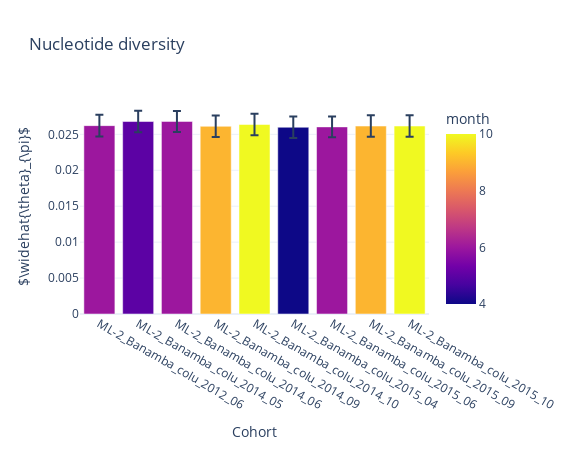
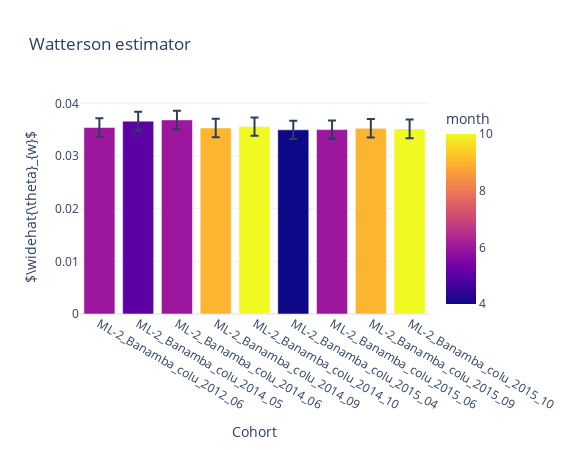
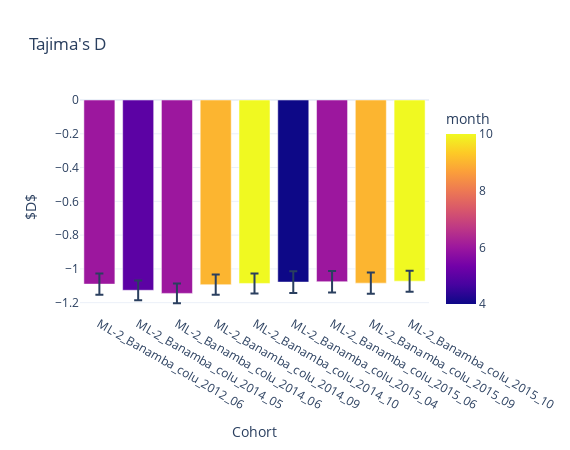
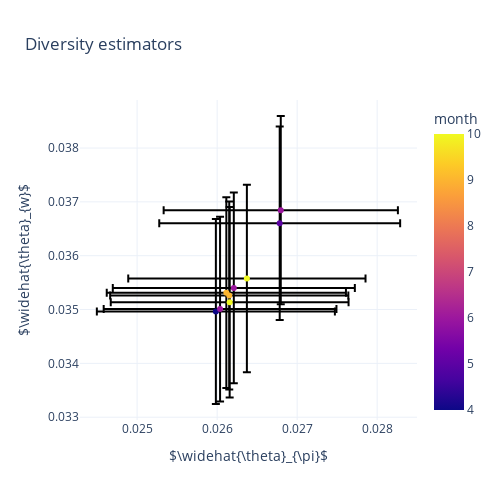

The code cell stored with these charts, in order, in its notebook:
### Code cell
plot_diversity_stats(df_stats_ban_admin2_month_col, color="month")

### Figure 1 — Plotly figure (JSON) as saved in the notebook; plotly's stock layout.template omitted (floating-point values rounded to 4 significant figures)
{"data": [{"alignmentgroup": "True", "customdata": [["coluzzii", "Mali", "ML-2", "Koulikouro", "Banamba", 2012, 6], ["coluzzii", "Mali", "ML-2", "Koulikouro", "Banamba", 2014, 5], ["coluzzii", "Mali", "ML-2", "Koulikouro", "Banamba", 2014, 6], ["coluzzii", "Mali", "ML-2", "Koulikouro", "Banamba", 2014, 9], ["coluzzii", "Mali", "ML-2", "Koulikouro", "Banamba", 2014, 10], ["coluzzii", "Mali", "ML-2", "Koulikouro", "Banamba", 2015, 4], ["coluzzii", "Mali", "ML-2", "Koulikouro", "Banamba", 2015, 6], ["coluzzii", "Mali", "ML-2", "Koulikouro", "Banamba", 2015, 9], ["coluzzii", "Mali", "ML-2", "Koulikouro", "Banamba", 2015, 10]], "error_y": {"array": [0.001513, 0.001505, 0.001464, 0.001495, 0.001483, 0.001488, 0.001455, 0.001489, 0.001486]}, "hovertemplate": "<b>%{hovertext}</b><br><br>Cohort=%{x}<br>$\\widehat{\\theta}_{\\pi}$=%{y}<br>Taxon=%{customdata[0]}<br>Country=%{customdata[1]}<br>admin1_iso=%{customdata[2]}<br>admin1_name=%{customdata[3]}<br>admin2_name=%{customdata[4]}<br>year=%{customdata[5]}<br>month=%{marker.color}<extra></extra>", "hovertext": ["ML-2_Banamba_colu_2012_06", "ML-2_Banamba_colu_2014_05", "ML-2_Banamba_colu_2014_06", "ML-2_Banamba_colu_2014_09", "ML-2_Banamba_colu_2014_10", "ML-2_Banamba_colu_2015_04", "ML-2_Banamba_colu_2015_06", "ML-2_Banamba_colu_2015_09", "ML-2_Banamba_colu_2015_10"], "legendgroup": "", "marker": {"color": [6, 5, 6, 9, 10, 4, 6, 9, 10], "coloraxis": "coloraxis", "pattern": {"shape": ""}}, "name": "", "offsetgroup": "", "orientation": "v", "showlegend": false, "textposition": "auto", "type": "bar", "x": ["ML-2_Banamba_colu_2012_06", "ML-2_Banamba_colu_2014_05", "ML-2_Banamba_colu_2014_06", "ML-2_Banamba_colu_2014_09", "ML-2_Banamba_colu_2014_10", "ML-2_Banamba_colu_2015_04", "ML-2_Banamba_colu_2015_06", "ML-2_Banamba_colu_2015_09", "ML-2_Banamba_colu_2015_10"], "xaxis": "x", "y": [0.02621, 0.02678, 0.0268, 0.02612, 0.02637, 0.02598, 0.02604, 0.02615, 0.02616], "yaxis": "y"}], "layout": {"barmode": "relative", "coloraxis": {"colorbar": {"title": {"text": "month"}}, "colorscale": [[0, "#0d0887"], [0.1111, "#46039f"], [0.2222, "#7201a8"], [0.3333, "#9c179e"], [0.4444, "#bd3786"], [0.5556, "#d8576b"], [0.6667, "#ed7953"], [0.7778, "#fb9f3a"], [0.8889, "#fdca26"], [1, "#f0f921"]]}, "height": 450, "legend": {"tracegroupgap": 0}, "title": {"text": "Nucleotide diversity"}, "width": 570, "xaxis": {"anchor": "y", "autorange": true, "domain": [0, 1], "range": [-0.5, 8.5], "title": {"text": "Cohort"}, "type": "category"}, "yaxis": {"anchor": "x", "autorange": true, "domain": [0, 1], "range": [0, 0.02978], "title": {"text": "$\\widehat{\\theta}_{\\pi}$"}, "type": "linear"}}}

### Figure 2 — Plotly figure (JSON) as saved in the notebook; plotly's stock layout.template omitted (floating-point values rounded to 4 significant figures)
{"data": [{"alignmentgroup": "True", "customdata": [["coluzzii", "Mali", "ML-2", "Koulikouro", "Banamba", 2012, 6], ["coluzzii", "Mali", "ML-2", "Koulikouro", "Banamba", 2014, 5], ["coluzzii", "Mali", "ML-2", "Koulikouro", "Banamba", 2014, 6], ["coluzzii", "Mali", "ML-2", "Koulikouro", "Banamba", 2014, 9], ["coluzzii", "Mali", "ML-2", "Koulikouro", "Banamba", 2014, 10], ["coluzzii", "Mali", "ML-2", "Koulikouro", "Banamba", 2015, 4], ["coluzzii", "Mali", "ML-2", "Koulikouro", "Banamba", 2015, 6], ["coluzzii", "Mali", "ML-2", "Koulikouro", "Banamba", 2015, 9], ["coluzzii", "Mali", "ML-2", "Koulikouro", "Banamba", 2015, 10]], "error_y": {"array": [0.001772, 0.001797, 0.00175, 0.001773, 0.001742, 0.001719, 0.001718, 0.001746, 0.001769]}, "hovertemplate": "<b>%{hovertext}</b><br><br>Cohort=%{x}<br>$\\widehat{\\theta}_{w}$=%{y}<br>Taxon=%{customdata[0]}<br>Country=%{customdata[1]}<br>admin1_iso=%{customdata[2]}<br>admin1_name=%{customdata[3]}<br>admin2_name=%{customdata[4]}<br>year=%{customdata[5]}<br>month=%{marker.color}<extra></extra>", "hovertext": ["ML-2_Banamba_colu_2012_06", "ML-2_Banamba_colu_2014_05", "ML-2_Banamba_colu_2014_06", "ML-2_Banamba_colu_2014_09", "ML-2_Banamba_colu_2014_10", "ML-2_Banamba_colu_2015_04", "ML-2_Banamba_colu_2015_06", "ML-2_Banamba_colu_2015_09", "ML-2_Banamba_colu_2015_10"], "legendgroup": "", "marker": {"color": [6, 5, 6, 9, 10, 4, 6, 9, 10], "coloraxis": "coloraxis", "pattern": {"shape": ""}}, "name": "", "offsetgroup": "", "orientation": "v", "showlegend": false, "textposition": "auto", "type": "bar", "x": ["ML-2_Banamba_colu_2012_06", "ML-2_Banamba_colu_2014_05", "ML-2_Banamba_colu_2014_06", "ML-2_Banamba_colu_2014_09", "ML-2_Banamba_colu_2014_10", "ML-2_Banamba_colu_2015_04", "ML-2_Banamba_colu_2015_06", "ML-2_Banamba_colu_2015_09", "ML-2_Banamba_colu_2015_10"], "xaxis": "x", "y": [0.0354, 0.03661, 0.03685, 0.03531, 0.03558, 0.03496, 0.03501, 0.03526, 0.03513], "yaxis": "y"}], "layout": {"barmode": "relative", "coloraxis": {"colorbar": {"title": {"text": "month"}}, "colorscale": [[0, "#0d0887"], [0.1111, "#46039f"], [0.2222, "#7201a8"], [0.3333, "#9c179e"], [0.4444, "#bd3786"], [0.5556, "#d8576b"], [0.6667, "#ed7953"], [0.7778, "#fb9f3a"], [0.8889, "#fdca26"], [1, "#f0f921"]]}, "height": 450, "legend": {"tracegroupgap": 0}, "title": {"text": "Watterson estimator"}, "width": 570, "xaxis": {"anchor": "y", "autorange": true, "domain": [0, 1], "range": [-0.5, 8.5], "title": {"text": "Cohort"}, "type": "category"}, "yaxis": {"anchor": "x", "autorange": true, "domain": [0, 1], "range": [0, 0.04063], "title": {"text": "$\\widehat{\\theta}_{w}$"}, "type": "linear"}}}

### Figure 3 — Plotly figure (JSON) as saved in the notebook; plotly's stock layout.template omitted (floating-point values rounded to 4 significant figures)
{"data": [{"alignmentgroup": "True", "customdata": [["coluzzii", "Mali", "ML-2", "Koulikouro", "Banamba", 2012, 6], ["coluzzii", "Mali", "ML-2", "Koulikouro", "Banamba", 2014, 5], ["coluzzii", "Mali", "ML-2", "Koulikouro", "Banamba", 2014, 6], ["coluzzii", "Mali", "ML-2", "Koulikouro", "Banamba", 2014, 9], ["coluzzii", "Mali", "ML-2", "Koulikouro", "Banamba", 2014, 10], ["coluzzii", "Mali", "ML-2", "Koulikouro", "Banamba", 2015, 4], ["coluzzii", "Mali", "ML-2", "Koulikouro", "Banamba", 2015, 6], ["coluzzii", "Mali", "ML-2", "Koulikouro", "Banamba", 2015, 9], ["coluzzii", "Mali", "ML-2", "Koulikouro", "Banamba", 2015, 10]], "error_y": {"array": [0.06262, 0.05844, 0.05865, 0.05968, 0.05926, 0.06454, 0.06329, 0.0628, 0.06197]}, "hovertemplate": "<b>%{hovertext}</b><br><br>Cohort=%{x}<br>$D$=%{y}<br>Taxon=%{customdata[0]}<br>Country=%{customdata[1]}<br>admin1_iso=%{customdata[2]}<br>admin1_name=%{customdata[3]}<br>admin2_name=%{customdata[4]}<br>year=%{customdata[5]}<br>month=%{marker.color}<extra></extra>", "hovertext": ["ML-2_Banamba_colu_2012_06", "ML-2_Banamba_colu_2014_05", "ML-2_Banamba_colu_2014_06", "ML-2_Banamba_colu_2014_09", "ML-2_Banamba_colu_2014_10", "ML-2_Banamba_colu_2015_04", "ML-2_Banamba_colu_2015_06", "ML-2_Banamba_colu_2015_09", "ML-2_Banamba_colu_2015_10"], "legendgroup": "", "marker": {"color": [6, 5, 6, 9, 10, 4, 6, 9, 10], "coloraxis": "coloraxis", "pattern": {"shape": ""}}, "name": "", "offsetgroup": "", "orientation": "v", "showlegend": false, "textposition": "auto", "type": "bar", "x": ["ML-2_Banamba_colu_2012_06", "ML-2_Banamba_colu_2014_05", "ML-2_Banamba_colu_2014_06", "ML-2_Banamba_colu_2014_09", "ML-2_Banamba_colu_2014_10", "ML-2_Banamba_colu_2015_04", "ML-2_Banamba_colu_2015_06", "ML-2_Banamba_colu_2015_09", "ML-2_Banamba_colu_2015_10"], "xaxis": "x", "y": [-1.09, -1.126, -1.145, -1.093, -1.086, -1.078, -1.076, -1.084, -1.073], "yaxis": "y"}], "layout": {"barmode": "relative", "coloraxis": {"colorbar": {"title": {"text": "month"}}, "colorscale": [[0, "#0d0887"], [0.1111, "#46039f"], [0.2222, "#7201a8"], [0.3333, "#9c179e"], [0.4444, "#bd3786"], [0.5556, "#d8576b"], [0.6667, "#ed7953"], [0.7778, "#fb9f3a"], [0.8889, "#fdca26"], [1, "#f0f921"]]}, "height": 450, "legend": {"tracegroupgap": 0}, "title": {"text": "Tajima's D"}, "width": 570, "xaxis": {"anchor": "y", "autorange": true, "domain": [0, 1], "range": [-0.5, 8.5], "title": {"text": "Cohort"}, "type": "category"}, "yaxis": {"anchor": "x", "autorange": true, "domain": [0, 1], "range": [-1.267, 0], "title": {"text": "$D$"}, "type": "linear"}}}

### Figure 4 — Plotly figure (JSON) as saved in the notebook; plotly's stock layout.template omitted (floating-point values rounded to 4 significant figures)
{"data": [{"customdata": [["coluzzii", "Mali", "ML-2", "Koulikouro", "Banamba", 2012, 6], ["coluzzii", "Mali", "ML-2", "Koulikouro", "Banamba", 2014, 5], ["coluzzii", "Mali", "ML-2", "Koulikouro", "Banamba", 2014, 6], ["coluzzii", "Mali", "ML-2", "Koulikouro", "Banamba", 2014, 9], ["coluzzii", "Mali", "ML-2", "Koulikouro", "Banamba", 2014, 10], ["coluzzii", "Mali", "ML-2", "Koulikouro", "Banamba", 2015, 4], ["coluzzii", "Mali", "ML-2", "Koulikouro", "Banamba", 2015, 6], ["coluzzii", "Mali", "ML-2", "Koulikouro", "Banamba", 2015, 9], ["coluzzii", "Mali", "ML-2", "Koulikouro", "Banamba", 2015, 10]], "error_x": {"array": [0.001513, 0.001505, 0.001464, 0.001495, 0.001483, 0.001488, 0.001455, 0.001489, 0.001486]}, "error_y": {"array": [0.001772, 0.001797, 0.00175, 0.001773, 0.001742, 0.001719, 0.001718, 0.001746, 0.001769]}, "hovertemplate": "<b>%{hovertext}</b><br><br>$\\widehat{\\theta}_{\\pi}$=%{x}<br>$\\widehat{\\theta}_{w}$=%{y}<br>Taxon=%{customdata[0]}<br>Country=%{customdata[1]}<br>admin1_iso=%{customdata[2]}<br>admin1_name=%{customdata[3]}<br>admin2_name=%{customdata[4]}<br>year=%{customdata[5]}<br>month=%{marker.color}<extra></extra>", "hovertext": ["ML-2_Banamba_colu_2012_06", "ML-2_Banamba_colu_2014_05", "ML-2_Banamba_colu_2014_06", "ML-2_Banamba_colu_2014_09", "ML-2_Banamba_colu_2014_10", "ML-2_Banamba_colu_2015_04", "ML-2_Banamba_colu_2015_06", "ML-2_Banamba_colu_2015_09", "ML-2_Banamba_colu_2015_10"], "legendgroup": "", "marker": {"color": [6, 5, 6, 9, 10, 4, 6, 9, 10], "coloraxis": "coloraxis", "symbol": "circle"}, "mode": "markers", "name": "", "orientation": "v", "showlegend": false, "type": "scatter", "x": [0.02621, 0.02678, 0.0268, 0.02612, 0.02637, 0.02598, 0.02604, 0.02615, 0.02616], "xaxis": "x", "y": [0.0354, 0.03661, 0.03685, 0.03531, 0.03558, 0.03496, 0.03501, 0.03526, 0.03513], "yaxis": "y"}], "layout": {"coloraxis": {"colorbar": {"title": {"text": "month"}}, "colorscale": [[0, "#0d0887"], [0.1111, "#46039f"], [0.2222, "#7201a8"], [0.3333, "#9c179e"], [0.4444, "#bd3786"], [0.5556, "#d8576b"], [0.6667, "#ed7953"], [0.7778, "#fb9f3a"], [0.8889, "#fdca26"], [1, "#f0f921"]]}, "height": 500, "legend": {"tracegroupgap": 0}, "title": {"text": "Diversity estimators"}, "width": 500, "xaxis": {"anchor": "y", "autorange": true, "domain": [0, 1], "range": [0.02429, 0.0285], "title": {"text": "$\\widehat{\\theta}_{\\pi}$"}, "type": "linear"}, "yaxis": {"anchor": "x", "autorange": true, "domain": [0, 1], "range": [0.03295, 0.03889], "title": {"text": "$\\widehat{\\theta}_{w}$"}, "type": "linear"}}}
